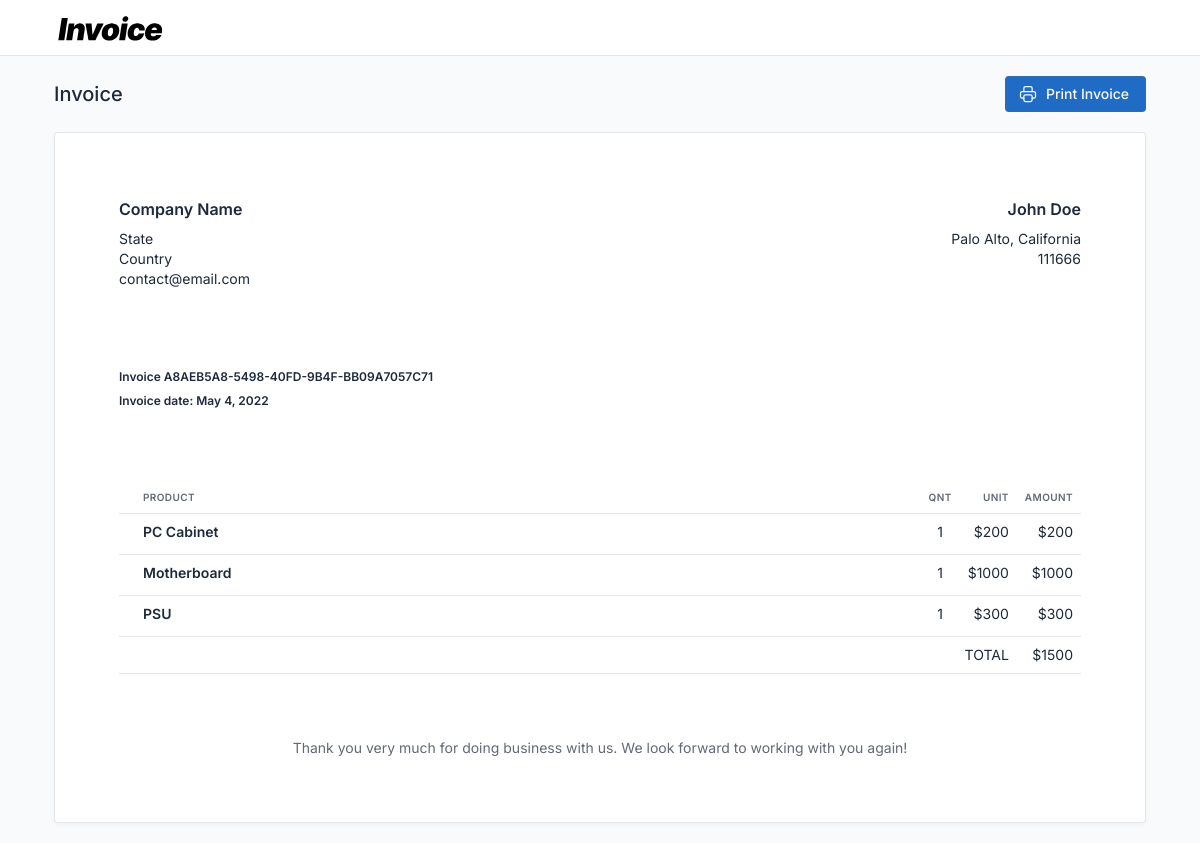
/invoice/a8aeb5a8-5498-40fd-9b4f-bb09a7057c71, run on the app's committed database.
### invoiceapp/models.py (models this page shows, shortened)
class Invoice(models.Model):
    customer_name = models.CharField(max_length = 200, verbose_name='Customer Name', null=True, blank=True)
    customer_phone = models.IntegerField(null = True, blank = True, verbose_name='Customer Phone')
    customer_address = models.TextField(null = True, blank = True, verbose_name='Customer Address')
    invoice_id = models.UUIDField(primary_key = True, unique = True, default=uuid.uuid4, verbose_name='Invoice ID')
    invoice_date = models.DateField(auto_now_add=True, verbose_name='Invoice Date')
    class Meta:
        verbose_name = 'Invoice'
        verbose_name_plural = 'Invoices'

class Items(models.Model):
    invoice = models.ForeignKey(Invoice, on_delete = models.CASCADE, related_name='items')
    item_name = models.CharField(max_length = 200, null = False)
    item_quantity = models.IntegerField()
    item_price = models.IntegerField()
    item_id = models.AutoField(primary_key=True)
    class Meta:
        verbose_name = 'Items'
        verbose_name_plural = 'Items'

### invoiceapp/views.py (the view)
# urls.py: path('invoice/<str:pk>', InvoiceView, name='invoice'),
def InvoiceView(request, pk):
    invoice = Invoice.objects.get(invoice_id = pk)
    itemslist = list(Items.objects.filter(invoice = pk))
    total = 0
    for item in list(Items.objects.filter(invoice = pk)):
        total = total + item.item_price * item.item_quantity
    itemdetails = {}
    for item in itemslist:
        itemdetails[item.item_name] = item.item_quantity * item.item_price
    context = {
        'customer_name': invoice.customer_name,
        'invoice_id': invoice.invoice_id,
        'invoice_date': invoice.invoice_date,
        'customer_phone': invoice.customer_phone,
        'customer_address': invoice.customer_address,
        'total': total,
        'itemslist': itemslist,
        'itemdetails': itemdetails
    }
    return render(request, 'invoice.html', context)

### invoiceapp/templatetags/dictfilter.py (called while the page is built)
@register.filter
def key(d, key_name):
    if str(key_name) in d:
        return d[str(key_name)]
    else:
        return '-'

### templates/invoice.html (shortened to what this page needs)
{% extends 'index.html' %}
{% block content %}
      <div class="page-wrapper">
        <div class="container-xl">
          <div class="page-header d-print-none">
            <div class="row align-items-center">
              <div class="col">
                <h2 class="page-title">
                  Invoice
                </h2>
              </div>
              <div class="col-auto ms-auto d-print-none">
                <button type="button" class="btn btn-primary" onclick="javascript:window.print();">
                  Print Invoice
                </button>
              </div>
            </div>
          </div>
        </div>
        <div class="page-body">
          <div class="container-xl">
            <div class="card card-lg">
              <div class="card-body">
                <div class="row">
                  <div class="col-6">
                    <p class="h3">Company Name</p>
                    <address>
                      State<br>
                      Country<br>
                      contact@email.com
                    </address>
                  </div>
                  <div class="col-6 text-end">
                    <p class="h3">{{ customer_name }}</p>
                    <address>
                      {{ customer_address }}<br>
                      {{ customer_phone }}<br>
                    </address>
                  </div>
                  <div class="col-12 my-5">
                    <h5>Invoice {{ invoice_id | upper }}</h5>
                    <h5>Invoice date: {{ invoice_date }}</h5>
                  </div>
                </div>
                <table class="table table-transparent table-responsive">
                  <thead>
                    <tr>
                      <th class="text-center" style="width: 1%"></th>
                      <th>Product</th>
                      <th class="text-center" style="width: 1%">Qnt</th>
                      <th class="text-end" style="width: 1%">Unit</th>
                      <th class="text-end" style="width: 1%">Amount</th>
                    </tr>
                  </thead>
                  {% for item in itemslist %}
                  <tr>
                    <td class="text-center"></td>
                    <td>
                      <p class="strong mb-1">{{ item.item_name }}</p>
                    </td>
                    <td class="text-center">{{ item.item_quantity }}</td>
                    <td class="text-end">${{ item.item_price }}</td>
                    <td class="text-end">${{ itemdetails | key:item.item_name }}</td>
                  </tr>
                  {% endfor %}
                  <tr>
                    <td colspan="4" class="font-weight-bold text-uppercase text-end">Total</td>
                    <td class="font-weight-bold text-end">${{ total }}</td>
                  </tr>
                </table>
                <p class="text-muted text-center mt-5">Thank you very much for doing business with us. We look forward to working with
                  you again!</p>
              </div>
            </div>
          </div>
        </div>
        {% endblock content %}

### data on the page
Invoice: customer_name "John Doe", customer_address "Palo Alto, California", invoice_id "A8AEB5A8-5498-40FD-9B4F-BB09A7057C71", invoice_date "May 4, 2022"
Items: item_name "PC Cabinet", item_quantity "1", item_price "200", item_name "200"
Items: item_name "Motherboard", item_quantity "1", item_price "1000", item_name "1000"
Items: item_name "PSU", item_quantity "1", item_price "300", item_name "300"

### other printed values
{{ customer_phone }} "111666"
{{ total }} "1500"
